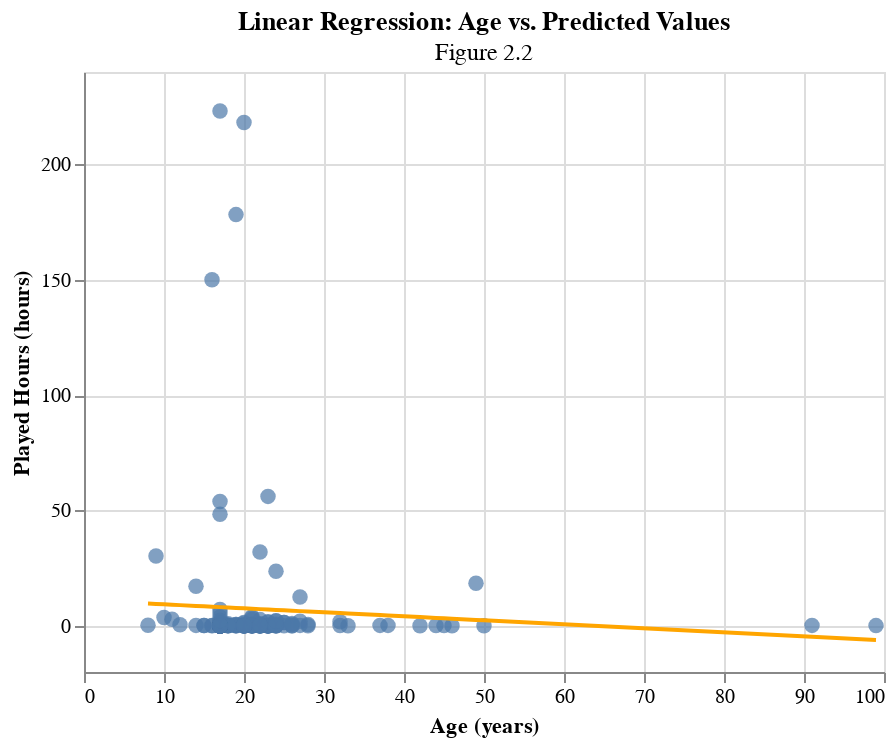

Notebook code cell kept with this figure:
### Markdown cell above
In addition to the actual vs. predicted graph, a graph representing the linear line produced by the linear regression model is overlayed with the orinal data graph to better visualize the model's performance.

### Code cell
lr_chart = (scatter_chart + 
            alt.Chart(lr_combined_data).mark_line(color="orange").encode(
                x="age",
                y="predicted"
            )
).properties(
    title={
        "text": "Linear Regression: Age vs. Predicted Values",
        "subtitle": "Figure 2.2"
    },
    width=400,
    height=300
)

lr_chart

### Figure 1 — Vega-Lite specification as saved in the notebook (floating-point values rounded to 4 significant figures; data arrays with more than 128 entries replaced by an {"elided": "..."} marker saying what was removed)
{"config": {"view": {"continuousWidth": 300, "continuousHeight": 300}}, "layer": [{"data": {"name": "data-5ed4194a842caecf700eb109c7b4a004"}, "mark": {"type": "circle", "size": 60}, "encoding": {"tooltip": [{"field": "age", "type": "quantitative"}, {"field": "played_hours", "type": "quantitative"}], "x": {"field": "age", "title": "Age (years)", "type": "quantitative"}, "y": {"field": "played_hours", "title": "Played Hours (hours)", "type": "quantitative"}}, "title": {"text": "Scatter Plot of Age vs. Played Hours", "subtitle": "Figure 1.3"}}, {"data": {"name": "data-19968701e1b2838eaf854cc1406ac2b1"}, "mark": {"type": "line", "color": "orange"}, "encoding": {"x": {"field": "age", "type": "quantitative"}, "y": {"field": "predicted", "type": "quantitative"}}}], "height": 300, "title": {"text": "Linear Regression: Age vs. Predicted Values", "subtitle": "Figure 2.2"}, "width": 400, "$schema": "https://vega.github.io/schema/vega-lite/v5.20.1.json", "datasets": {"data-5ed4194a842caecf700eb109c7b4a004": {"elided": "196 records"}, "data-19968701e1b2838eaf854cc1406ac2b1": {"elided": "196 records"}}}
